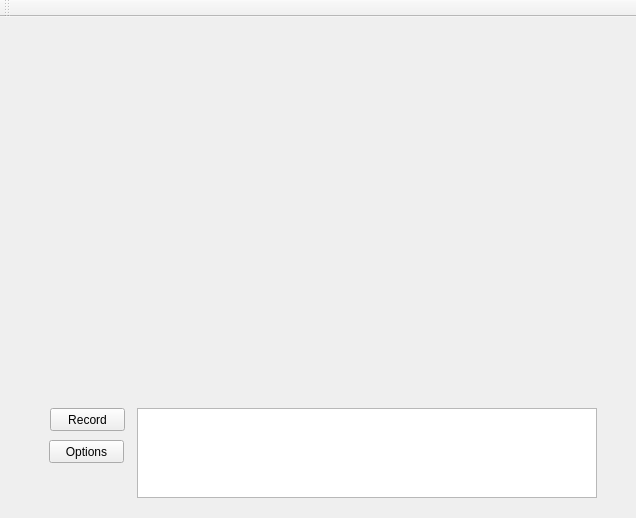
<?xml version="1.0" encoding="UTF-8"?>
<ui version="4.0">
 <class>MainWindow</class>
 <widget class="QMainWindow" name="MainWindow">
  <property name="geometry">
   <rect>
    <x>0</x>
    <y>0</y>
    <width>636</width>
    <height>518</height>
   </rect>
  </property>
  <property name="windowTitle">
   <string>MainWindow</string>
  </property>
  <widget class="QWidget" name="centralWidget">
   <widget class="QPushButton" name="btnRecord">
    <property name="geometry">
     <rect>
      <x>50</x>
      <y>391</y>
      <width>75</width>
      <height>23</height>
     </rect>
    </property>
    <property name="text">
     <string>Record</string>
    </property>
   </widget>
   <widget class="QPushButton" name="btnOptions">
    <property name="geometry">
     <rect>
      <x>49</x>
      <y>423</y>
      <width>75</width>
      <height>23</height>
     </rect>
    </property>
    <property name="text">
     <string>Options</string>
    </property>
   </widget>
   <widget class="QStackedWidget" name="stackedWidget">
    <property name="geometry">
     <rect>
      <x>33</x>
      <y>22</y>
      <width>567</width>
      <height>340</height>
     </rect>
    </property>
    <widget class="QWidget" name="page">
     <widget class="QCameraViewfinder" name="widget" native="true">
      <property name="geometry">
       <rect>
        <x>27</x>
        <y>27</y>
        <width>392</width>
        <height>266</height>
       </rect>
      </property>
     </widget>
    </widget>
    <widget class="QWidget" name="page_2"/>
   </widget>
   <widget class="QListView" name="listView">
    <property name="geometry">
     <rect>
      <x>137</x>
      <y>391</y>
      <width>460</width>
      <height>90</height>
     </rect>
    </property>
   </widget>
  </widget>
  <widget class="QToolBar" name="mainToolBar">
   <attribute name="toolBarArea">
    <enum>TopToolBarArea</enum>
   </attribute>
   <attribute name="toolBarBreak">
    <bool>false</bool>
   </attribute>
  </widget>
 </widget>
 <layoutdefault spacing="6" margin="11"/>
 <customwidgets>
  <customwidget>
   <class>QCameraViewfinder</class>
   <extends>QWidget</extends>
   <header>qcameraviewfinder.h</header>
   <container>1</container>
  </customwidget>
 </customwidgets>
 <resources/>
 <connections/>
</ui>
